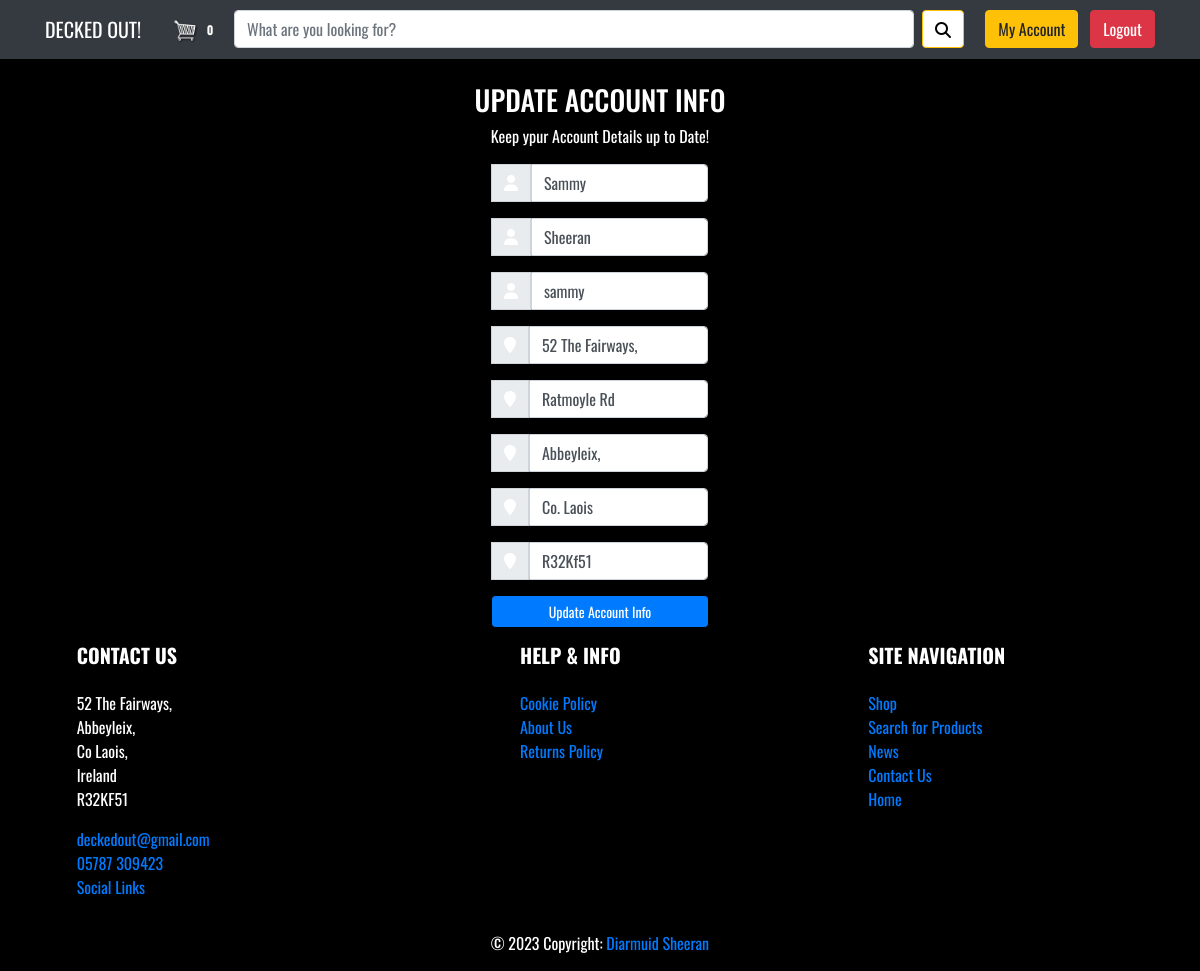
/user/update_details/ (signed in), run on the app's committed database.
### user/models.py (models this page shows, shortened)
class UserProfile(models.Model):
    user = models.OneToOneField(User, null=True, on_delete=models.CASCADE)
    fname = models.CharField(max_length=200, null=True)
    lname = models.CharField(max_length=200, null=True)
    shipping_address_line_1 = models.CharField(max_length=255, null=True, blank=True)
    shipping_address_line_2 = models.CharField(max_length=255, null=True, blank=True)
    shipping_address_town = models.CharField(max_length=255, null=True, blank=True)
    shipping_address_county = models.CharField(max_length=20, null=True, blank=True)
    shipping_address_eircode = models.CharField(max_length=255, null=True, blank=True)

### user/views.py (the view)
# urls.py: path('update_details/', views.update_details, name='update_details'),
def update_details(request):
    user = request.user
    profile = UserProfile.objects.get(user=user)
    if request.method == 'POST':
        form = UpdateForm(request.POST, instance=profile)
        if form.is_valid():
            profile = form.save(commit=False)
            profile.fname = form.cleaned_data.get('fname')
            profile.lname = form.cleaned_data.get('lname')
            profile.shipping_address_line_1 = form.cleaned_data.get('shipping_address_line_1')
            profile.shipping_address_line_2 = form.cleaned_data.get('shipping_address_line_2')
            profile.shipping_address_town = form.cleaned_data.get('shipping_address_town')
            profile.shipping_address_county = form.cleaned_data.get('shipping_address_county')
            profile.shipping_address_eircode = form.cleaned_data.get('shipping_address_eircode')
            profile.save()
            return redirect('account')
    else:
        form = UpdateForm(instance=profile)
    context = {
        'form': form,
        'profile': profile,
    }
    return render(request, 'user/update_details.html', context)

### user/forms.py
class UpdateForm(ModelForm):
    fname = forms.CharField(max_length=200, required=True)
    lname = forms.CharField(max_length=200, required=True)
    shipping_address_line_1 = forms.CharField(max_length=255, required=False)
    shipping_address_line_2 = forms.CharField(max_length=255, required=False)
    shipping_address_town = forms.CharField(max_length=255, required=False)
    shipping_address_county = forms.CharField(max_length=20, required=False)
    shipping_address_eircode = forms.CharField(max_length=255, required=False)
    class Meta:
        model = User
        fields = [
            'username',
            'fname',
            'lname',
            'shipping_address_line_1',
            'shipping_address_line_2',
            'shipping_address_town',
            'shipping_address_county',
            'shipping_address_eircode',
        ]

### cart/cart.py (called while the page is built)
    def __len__(self):
        return sum(self.cart.values())

### cart/context_processors.py (called while the page is built)
def cart(request):
    return {'cart': Cart(request)}

### user/templates/user/update_details.html (shortened to what this page needs)
{% extends 'base.html' %}
{% load static %}
{% block content %}
<div class="container forms-content">
	<div class="row">
        <div class="col-md-8 offset-md-2">
			<div class="forms-content">
				<div class="d-flex justify-content-center">
					<h3>UPDATE ACCOUNT INFO</h3>
				</div>
				<div class="d-flex justify-content-center">
                    <p>Keep ypur Account Details up to Date!</p>
                </div>
				<div class="d-flex justify-content-center form_container">
					<form method="POST" action="{% url 'update_details' %}" enctype="multipart/form-data">
						<div class="input-group mb-3">
							<div class="input-group-append ">
								<span class="input-group-text span"><i class="fas fa-user" style="color: #fff;"></i></span>
							</div>
							<input type="text" class="form-control" placeholder="{{profile.fname}}" name="{{ form.fname.name }}" value="{{ profile.fname }}">
						</div>
						<div class="input-group mb-3">
							<div class="input-group-append ">
								<span class="input-group-text span"><i class="fas fa-user" style="color: #fff;"></i></span>
							</div>
							<input type="text" class="form-control" placeholder="{{profile.lname}}" name="{{ form.lname.name }}" value="{{ profile.lname }}">
						</div>
						<div class="input-group mb-3">
							<div class="input-group-append ">
								<span class="input-group-text span"><i class="fas fa-user" style="color: #fff;"></i></span>
							</div>
							<input type="text" class="form-control" placeholder="user.username" name="{{ form.username.name }}" value="{{ user.username }}">
						</div>
                        <div class="input-group mb-3">
                            <div class="input-group-append">
                                <span class="input-group-text span"><i class="fas fa-map-marker" style="color: #fff;"></i></span>
                            </div>
                            <input type="text" class="form-control" placeholder="Shipping Address Line 1" name="{{ form.shipping_address_line_1.name }}" value="{{ profile.shipping_address_line_1 }}">
                        </div>
                        <div class="input-group mb-3">
                            <div class="input-group-append">
                                <span class="input-group-text span"><i class="fas fa-map-marker" style="color: #fff;"></i></span>
                            </div>
                            <input type="text" class="form-control" placeholder="Shipping Address Line 2" name="{{ form.shipping_address_line_2.name }}" value="{{ profile.shipping_address_line_2 }}">
                        </div>
                        <div class="input-group mb-3">
                            <div class="input-group-append">
                                <span class="input-group-text span"><i class="fas fa-map-marker" style="color: #fff;"></i></span>
                            </div>
                            <input type="text" class="form-control" placeholder="Shipping Address Town" name="{{ form.shipping_address_town.name }}" value="{{ profile.shipping_address_town }}">
                        </div>
                        <div class="input-group mb-3">
                            <div class="input-group-append">
                                <span class="input-group-text span"><i class="fas fa-map-marker" style="color: #fff;"></i></span>
                            </div>
                            <input type="text" class="form-control" placeholder="Shipping Address County" name="{{ form.shipping_address_county.name }}" value="{{ profile.shipping_address_county }}">
                        </div>
                        <div class="input-group mb-3">
                            <div class="input-group-append">
                                <span class="input-group-text span"><i class="fas fa-map-marker" style="color: #fff;"></i></span>
                            </div>
                            <input type="text" class="form-control" placeholder="Shipping Address Eircode" name="{{ form.shipping_address_eircode.name }}" value="{{ profile.shipping_address_eircode }}">
                        </div>
						<div class="d-flex justify-content-center mt-3 login_container span">
							<button class="btn btn btn-primary btn-sm btn-block update-btn" type="submit">Update Account Info</button>
						</div>
					</form>
				</div>
			</div>
		</div>
	</div>
</div>
{% endblock %}

### static/css/base.css (style rules this page uses)
body { background-color: #000; color: #fff; font-family: 'Oswald', sans-serif; }

### data on the page
UserProfile: fname "Sammy", lname "Sheeran", shipping_address_line_1 "52 The Fairways,", shipping_address_line_2 "Ratmoyle Rd", shipping_address_town "Abbeyleix,", shipping_address_county "Co. Laois", shipping_address_eircode "R32Kf51"

### other printed values
{{ cart|length }} "0"
